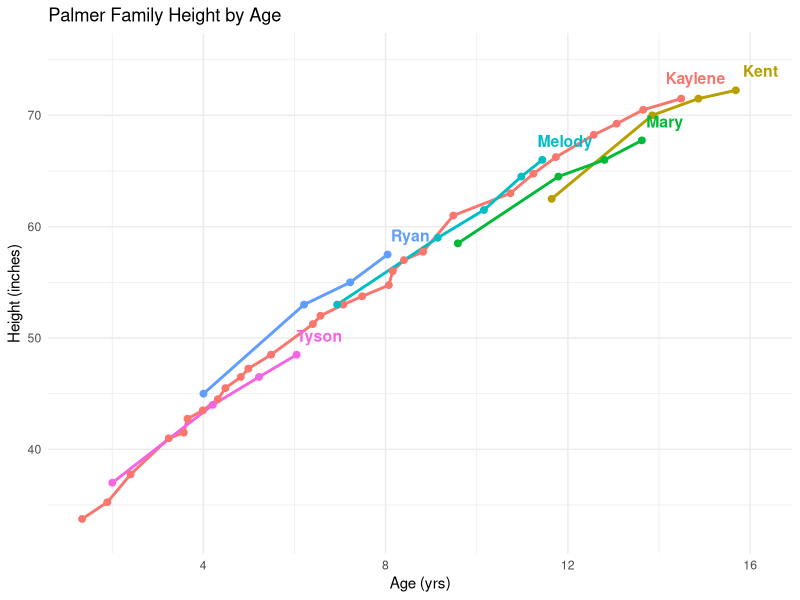
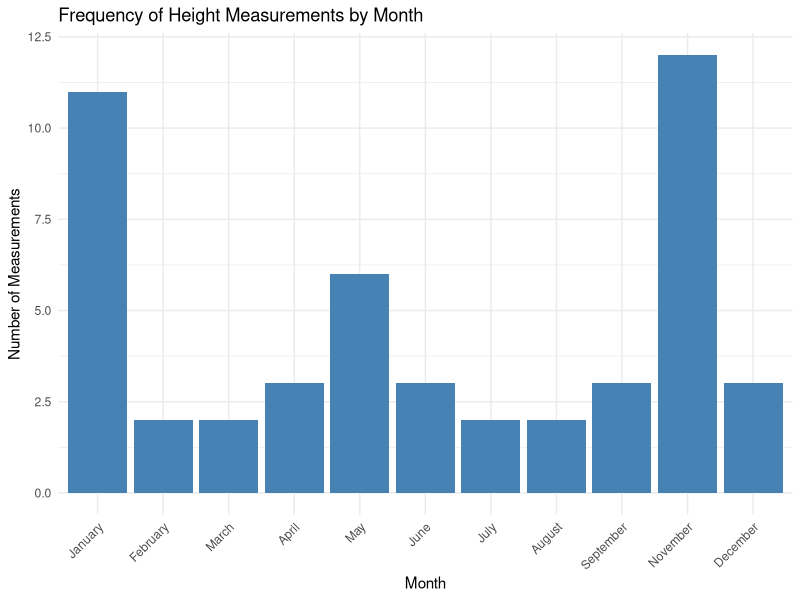

Reproduce these figures in R, in order.
## ---- chunk 1
#| warning: false
#| message: false

library(tidyverse)
library(lubridate)
library(ggrepel)

## ---- chunk 2
#Now do all your wrangling and plotting, feel free to add more R chunks

family_data <- read.csv("Palmer_family_height.csv")


head(family_data)
## ---- chunk 3

birth_dates <- tribble(
  ~name,    ~birth_date_str,
  "Kaylene", "1982-11-05",
  "Kent",    "2004-03-10",
  "Mary",    "2006-04-01",
  "Melody",  "2008-11-23",
  "Ryan",    "2011-10-31",
  "Tyson",   "2013-10-31"
) %>%
  mutate(birth_date = ymd(birth_date_str)) # Convert string to Date object



family_data <- family_data %>%
  mutate(
    
    measurement_date = mdy(date)
    ) %>%

  left_join(birth_dates, by = "name") %>%

  mutate(
    age_years = as.numeric(difftime(measurement_date, birth_date, units = "days") / 365.25)
    ) %>%
  
  select(name, measurement_date, height, birth_date, age_years)


head(family_data)
summary(family_data$age_years)
## ---- chunk 4



growth_plot <- ggplot(family_data, aes(x = age_years, y = height, color = name)) +
  geom_line(linewidth = 1) +
  geom_point(size = 2) +

  geom_text_repel(
    aes(label = name),                 
    data = . %>% group_by(name) %>% filter(age_years == max(age_years)), # Use data for the last point per name
    nudge_x = 0.5,                      
    nudge_y = 1.7,                      
    point.padding = 0.4,                
    box.padding = 0.4,                  
    force = 1.0,                        
    segment.color = NA,
    size = 4,
    fontface = "bold",
    min.segment.length = Inf
  ) +
  labs(
    title = "Palmer Family Height by Age",
    x = "Age (yrs)",
    y = "Height (inches)"
  ) +
  # Keep coordinate adjustment (optional, but helps avoid clipping)
  coord_cartesian(ylim = c(min(family_data$height) - 1, max(family_data$height) + 3)) +
  theme_minimal() +
  theme(legend.position = "none")

# Display the updated plot
print(growth_plot)
## ---- chunk 5


family_data <- family_data %>%
  mutate(measurement_month = month(measurement_date, label = TRUE, abbr = FALSE))


timing_plot <- ggplot(family_data, aes(x = measurement_month)) +
  geom_bar(fill = "steelblue") +
  labs(
    title = "Frequency of Height Measurements by Month",
    x = "Month",
    y = "Number of Measurements"
  ) +
  theme_minimal() +
  theme(axis.text.x = element_text(angle = 45, hjust = 1)) # Rotate x-axis labels


print(timing_plot)


month_counts <- family_data %>% count(measurement_month)
print(month_counts)
cat("\nAnalysis: Look at the plot or table above to see which months have the most measurements. For instance, November and January seem prominent in this dataset.\n")
